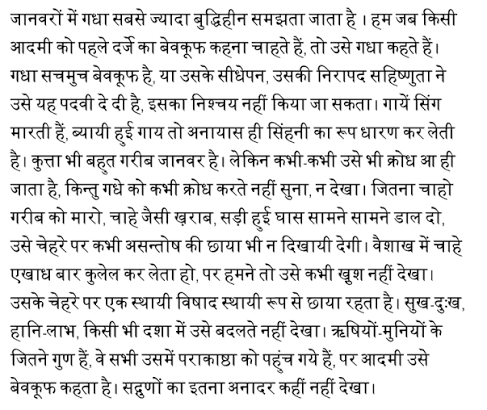
#> input picture ml_server/img2.png, 487 x 410 px
$ python test_preprocessing.py
#> lines starting #> are read from the running program, lines starting #| are printed output that depends on the picture; after the words box and inside, x2 and y2 are one past the last pixel; in counts of white or black regions, pixels touching at a corner belong together
### ml_server/app/preprocessing/image.py
import cv2


def preprocess_image(input_path, output_path):
#> called with input_path = 'img2.png', output_path = 'processed.jpg'
    image = cv2.imread(input_path)
#> image is the input picture: shape (410, 487, 3); min 0, max 255, mean 225.2

    if image is None:
        raise ValueError(f"Could not read image: {input_path}")

    gray = cv2.cvtColor(image, cv2.COLOR_BGR2GRAY)

    denoised = cv2.GaussianBlur(gray, (3, 3), 0)
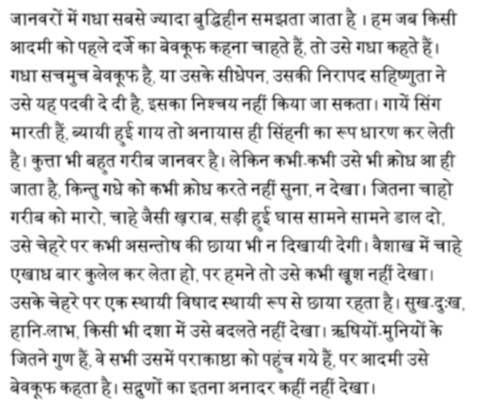
#> denoised: shape (410, 487); min 24, max 255, mean 225.2

    processed = cv2.threshold(
        denoised,
        0,
        255,
        cv2.THRESH_BINARY + cv2.THRESH_OTSU
    )[1]
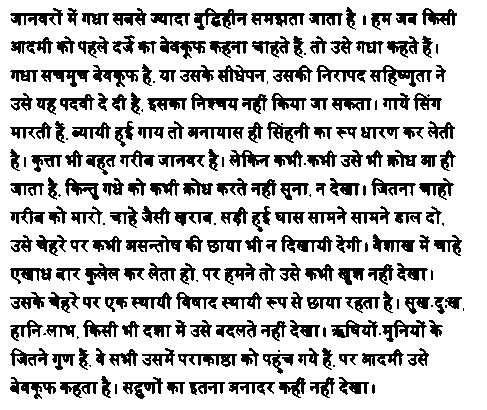
#> processed: shape (410, 487); 77.7% white; 222 black regions (26 under 20 px), largest, box (x1, y1, x2, y2) and area: (194, 8, 248, 30) 535, (370, 65, 432, 87) 533, (281, 235, 333, 253) 442

    cv2.imwrite(output_path, processed)

    return output_path


# [17 lines left out: function upscale_image, not called in this run]

### ml_server/test_preprocessing.py
from app.preprocessing.image import preprocess_image


input_path = "img2.png"
output_path = "processed.jpg"

preprocess_image(input_path, output_path)

print(f"Processed image saved to: {output_path}")

$ run again, with ml_server/img.webp saved as ml_server/img2.png
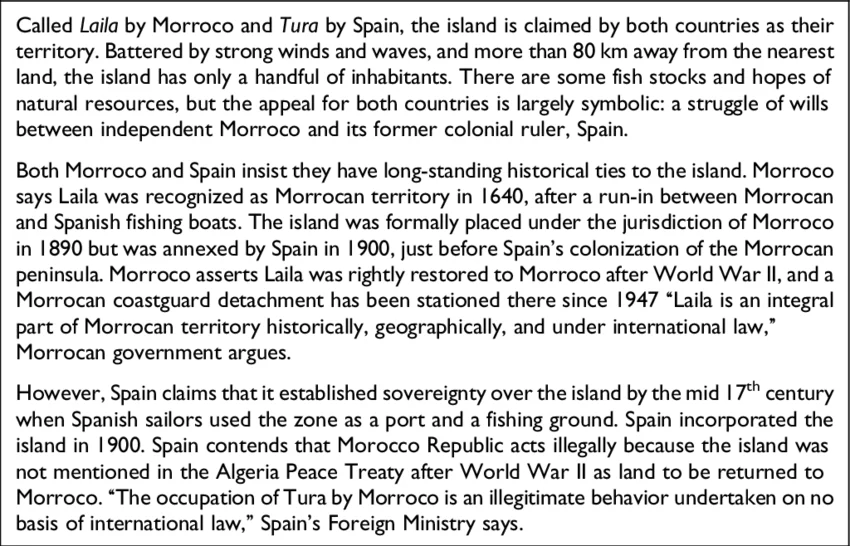
#> input picture ml_server/img.webp, 850 x 546 px
#> in preprocess_image, image is the input picture: shape (546, 850, 3); mean B, G, R 219.2, 219.2, 219.2
#> in preprocess_image, `denoised = cv2.GaussianBlur(gray, (3, 3), 0)`:
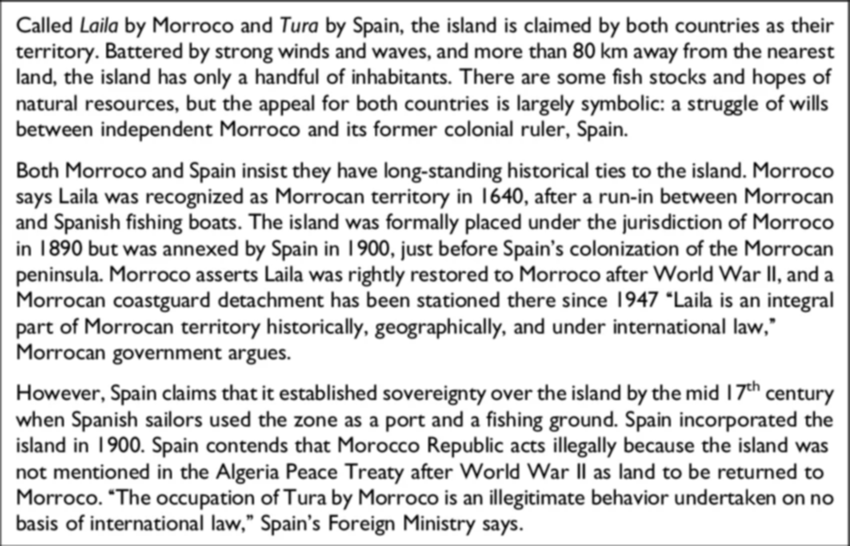
#> denoised: shape (546, 850); min 8, max 255, mean 219.4
#> in preprocess_image, `processed = cv2.threshold( denoised, 0, 255, cv2.THRESH_BINARY + cv2.T..`:
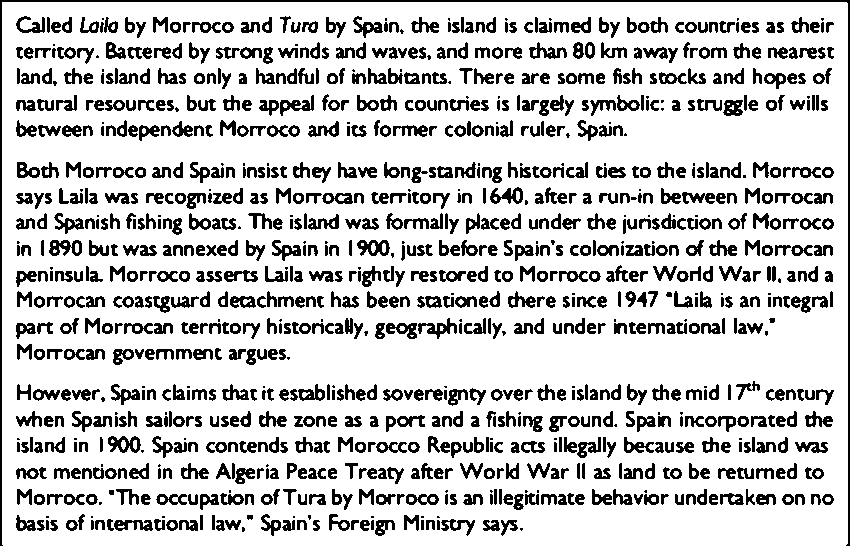
#> processed: shape (546, 850); 79.7% white; 1089 black regions (123 under 20 px), largest, box (x1, y1, x2, y2) and area: (0, 0, 850, 546) 3881, (49, 240, 82, 256) 320, (108, 436, 141, 453) 315
